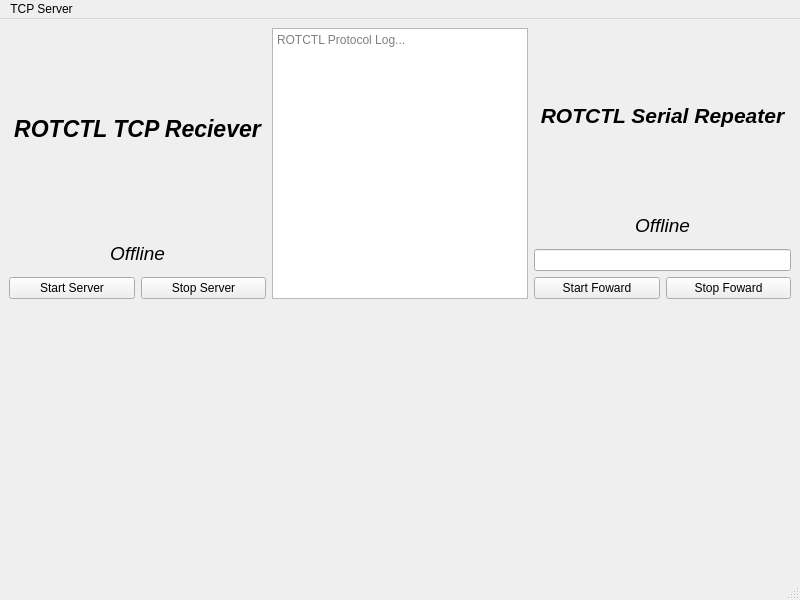
<?xml version="1.0" encoding="UTF-8"?>
<ui version="4.0">
 <class>ROTCTL_GUI</class>
 <widget class="QMainWindow" name="ROTCTL_GUI">
  <property name="geometry">
   <rect>
    <x>0</x>
    <y>0</y>
    <width>800</width>
    <height>600</height>
   </rect>
  </property>
  <property name="contextMenuPolicy">
   <enum>Qt::ContextMenuPolicy::ActionsContextMenu</enum>
  </property>
  <property name="windowTitle">
   <string>ROTCTL_GUI</string>
  </property>
  <property name="toolButtonStyle">
   <enum>Qt::ToolButtonStyle::ToolButtonFollowStyle</enum>
  </property>
  <property name="unifiedTitleAndToolBarOnMac">
   <bool>true</bool>
  </property>
  <widget class="QWidget" name="centralwidget">
   <property name="contextMenuPolicy">
    <enum>Qt::ContextMenuPolicy::DefaultContextMenu</enum>
   </property>
   <layout class="QVBoxLayout" name="verticalLayout_3">
    <item>
     <layout class="QHBoxLayout" name="horizontalLayout_2">
      <property name="sizeConstraint">
       <enum>QLayout::SizeConstraint::SetMaximumSize</enum>
      </property>
      <item>
       <layout class="QVBoxLayout" name="verticalLayout">
        <item>
         <widget class="QLabel" name="ROTCTL_TCP_RECV_LBL">
          <property name="sizePolicy">
           <sizepolicy hsizetype="Expanding" vsizetype="Preferred">
            <horstretch>0</horstretch>
            <verstretch>0</verstretch>
           </sizepolicy>
          </property>
          <property name="minimumSize">
           <size>
            <width>250</width>
            <height>0</height>
           </size>
          </property>
          <property name="font">
           <font>
            <pointsize>17</pointsize>
            <italic>true</italic>
            <bold>true</bold>
           </font>
          </property>
          <property name="text">
           <string>ROTCTL TCP Reciever</string>
          </property>
          <property name="alignment">
           <set>Qt::AlignmentFlag::AlignCenter</set>
          </property>
         </widget>
        </item>
        <item>
         <widget class="QLabel" name="ROTCTL_TCP_RECV_STATUS_LBL">
          <property name="maximumSize">
           <size>
            <width>16777215</width>
            <height>35</height>
           </size>
          </property>
          <property name="font">
           <font>
            <pointsize>14</pointsize>
            <italic>true</italic>
           </font>
          </property>
          <property name="text">
           <string>Offline</string>
          </property>
          <property name="alignment">
           <set>Qt::AlignmentFlag::AlignCenter</set>
          </property>
         </widget>
        </item>
        <item>
         <layout class="QHBoxLayout" name="horizontalLayout">
          <item>
           <widget class="QPushButton" name="ROTCTL_TCP_RECV_START_BTN">
            <property name="text">
             <string>Start Server</string>
            </property>
           </widget>
          </item>
          <item>
           <widget class="QPushButton" name="ROTCTL_TCP_RECV_STOP_BTN">
            <property name="text">
             <string>Stop Server</string>
            </property>
           </widget>
          </item>
         </layout>
        </item>
       </layout>
      </item>
      <item>
       <widget class="QTextBrowser" name="ROTCTL_LOG">
        <property name="placeholderText">
         <string>ROTCTL Protocol Log...</string>
        </property>
       </widget>
      </item>
      <item>
       <layout class="QVBoxLayout" name="verticalLayout_2">
        <item>
         <widget class="QLabel" name="ROTCTL_SERL_TX_LBL">
          <property name="minimumSize">
           <size>
            <width>250</width>
            <height>0</height>
           </size>
          </property>
          <property name="font">
           <font>
            <pointsize>16</pointsize>
            <italic>true</italic>
            <bold>true</bold>
           </font>
          </property>
          <property name="text">
           <string>ROTCTL Serial Repeater</string>
          </property>
          <property name="alignment">
           <set>Qt::AlignmentFlag::AlignCenter</set>
          </property>
         </widget>
        </item>
        <item>
         <widget class="QLabel" name="ROTCTL_SERL_TX_STATUS_LBL">
          <property name="maximumSize">
           <size>
            <width>16777215</width>
            <height>35</height>
           </size>
          </property>
          <property name="font">
           <font>
            <pointsize>14</pointsize>
            <italic>true</italic>
           </font>
          </property>
          <property name="text">
           <string>Offline</string>
          </property>
          <property name="alignment">
           <set>Qt::AlignmentFlag::AlignCenter</set>
          </property>
         </widget>
        </item>
        <item>
         <widget class="QLineEdit" name="ROTCTL_SERL_TX_LOCATION">
          <property name="text">
           <string/>
          </property>
         </widget>
        </item>
        <item>
         <layout class="QHBoxLayout" name="horizontalLayout_3">
          <item>
           <widget class="QPushButton" name="ROTCTL_SERL_TX_START_BTN">
            <property name="text">
             <string>Start Foward</string>
            </property>
           </widget>
          </item>
          <item>
           <widget class="QPushButton" name="ROTCTL_SERL_TX_STOP_BTN">
            <property name="text">
             <string>Stop Foward</string>
            </property>
           </widget>
          </item>
         </layout>
        </item>
       </layout>
      </item>
     </layout>
    </item>
    <item>
     <spacer name="verticalSpacer">
      <property name="orientation">
       <enum>Qt::Orientation::Vertical</enum>
      </property>
      <property name="sizeHint" stdset="0">
       <size>
        <width>20</width>
        <height>40</height>
       </size>
      </property>
     </spacer>
    </item>
   </layout>
  </widget>
  <widget class="QMenuBar" name="menubar">
   <property name="geometry">
    <rect>
     <x>0</x>
     <y>0</y>
     <width>800</width>
     <height>22</height>
    </rect>
   </property>
   <widget class="QMenu" name="menuTCP_Server">
    <property name="title">
     <string>TCP Server</string>
    </property>
    <addaction name="tcpStartServer"/>
    <addaction name="tcpStopServer"/>
   </widget>
   <addaction name="menuTCP_Server"/>
  </widget>
  <widget class="QStatusBar" name="statusbar"/>
  <action name="tcpStartServer">
   <property name="text">
    <string>Start</string>
   </property>
  </action>
  <action name="tcpStopServer">
   <property name="text">
    <string>Stop</string>
   </property>
  </action>
 </widget>
 <resources/>
 <connections/>
</ui>
